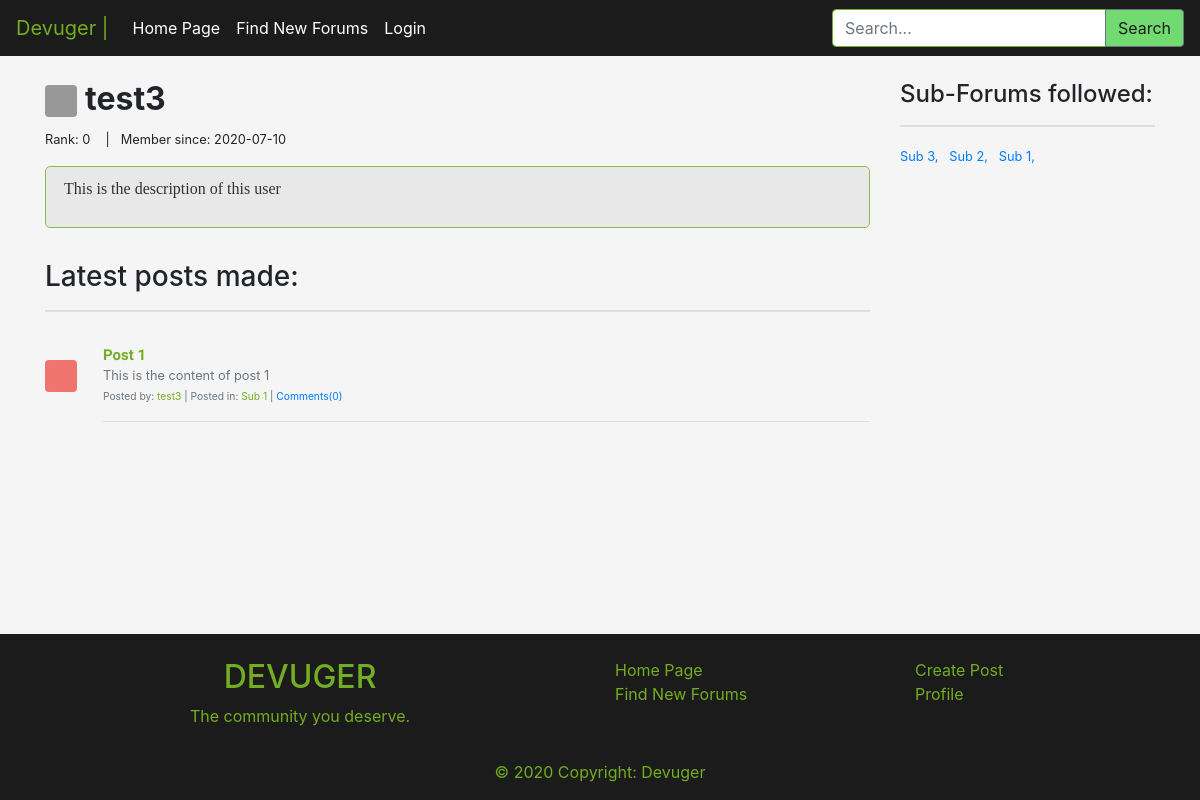
Page /user.php?username=test3 on the committed database.
### tables this page shows
CREATE TABLE users(
    id INT PRIMARY KEY AUTO_INCREMENT,
    username VARCHAR(60) UNIQUE,
    pass VARCHAR(255),
    email VARCHAR(255) UNIQUE,
    descp TEXT,
    color VARCHAR(20),
    creationDate DATE,
    uRank INT
);

CREATE TABLE posts(
    id INT PRIMARY KEY AUTO_INCREMENT,
    userId INT,
    subforumId INT,
    title VARCHAR(100),
    content LONGTEXT,
    uploadDate DATE,
    numComments INT,
    FOREIGN KEY (userId) REFERENCES users(id),
    FOREIGN KEY (subforumId) REFERENCES subforum(id)
);

CREATE TABLE subforum(
    id INT PRIMARY KEY AUTO_INCREMENT,
    sname VARCHAR(30) UNIQUE,
    descp TEXT,
    subscribers INT,
    color VARCHAR(20),
    numPosts INT,
    creationDate DATE,
    createdBy INT,
    rules TEXT,
    FOREIGN KEY (createdBy) REFERENCES users(id)
);

### user.php (the view, shortened to what this page needs)
<?php include('php/server.php'); ?>
<?php
$username = $_GET['username'];
$a = "SELECT * FROM users WHERE username = '$username'";
$r = mysqli_query($db, $a);
$rowd = mysqli_fetch_assoc($r);
$u_ID = $rowd['id'];
$u = $rowd['username'];
$descp = $rowd['descp'];
$color = $rowd['color'];
$creationDate = $rowd['creationDate'];
$userRank = $rowd['uRank'];
?>
<?php
if (isset($_GET['page_num']) && $_GET['page_num'] != "") {
	$page_num = $_GET['page_num'];
} else {
	$page_num = 1;
}
$total_posts_per_page = 5;
$offset = ($page_num - 1) * $total_posts_per_page;
?>
<?php include('php/updateProfileSettings.php'); ?>
<?php include('includes/header.php'); ?>
<main class="content-wrapper">
	<div class="container py-4">
		<div class="row">
			<div class="col-md-9">
				<h2><svg class="bd-placeholder-img mr-2 rounded" style="opacity: 0.7;filter: alpha(opacity=70);" width="32" height="32" xmlns="http://www.w3.org/2000/svg" preserveAspectRatio="xMidYMid slice" focusable="false" role="img" aria-label="">
						<title>Profile: <?php echo $username; ?></title>
						<rect width="100%" height="100%" fill="<?php echo $color; ?>" /><text x="50%" y="50%" fill="" dy=".3em"></text>
					</svg><b><?php echo $username; ?></b></h2>
				<small>Rank: <?php echo $userRank; ?></small>
				<small>&nbsp;&nbsp; | &nbsp;&nbsp;</small><small>Member since: <?php echo $creationDate; ?></small>
				<div class="descp py-3 mb-3">
					<div class="content-border">
						<p class="pl-2 content"><?php echo nl2br($descp); ?></p>
					</div>
				</div>
				<h3>Latest posts made:</h3>
				<hr class="border-bottom border-gray">
				<?php
				$query_get_user_posts = "SELECT * FROM posts WHERE userId = '$u_ID' ORDER BY id DESC LIMIT $offset, $total_posts_per_page";
				$get_user_posts = mysqli_query($db, $query_get_user_posts);
				if (mysqli_num_rows($get_user_posts) > 0) {
					while ($get_user_posts_row = mysqli_fetch_assoc($get_user_posts)) {
						$subforumId = $get_user_posts_row['subforumId'];
						$q2 = "SELECT * FROM subforum WHERE id = '$subforumId'";
						$rs = mysqli_query($db, $q2);
						$row2 = mysqli_fetch_assoc($rs);
						$sub_color = $row2['color'];
						$sub_name = $row2['sname'];
						echo
							'<article>
											<div class="media text-muted pt-3">
												<svg class="bd-placeholder-img mr-2 rounded mt-3" style="opacity: 0.7;filter: alpha(opacity=70);" width="32" height="32" xmlns="http://www.w3.org/2000/svg" preserveAspectRatio="xMidYMid slice" focusable="false" role="img" aria-label=""><title></title><rect width="100%" height="100%" fill="' . $sub_color . '"/><text x="50%" y="50%" fill="" dy=".3em"></text></svg>
												&nbsp;&nbsp;&nbsp;&nbsp;
												<div class="media-body">
													<a href="post.php?id=' . $get_user_posts_row['id'] . '&title=' . $get_user_posts_row['title'] . '"><p class="media-body pb-3 mb-0 small lh-125 border-bottom border-gray">
													<strong class="d-block text-gray-dark article-title">' . $get_user_posts_row['title'] . '</strong></a>' . strip_tags(mb_strimwidth($get_user_posts_row['content'], 0, 125, "..."), '<br/>') . '<br>
													<small>Posted by: <a class="article-b-links" href="user.php?username=' . $u . '">' . $u . '</a>&nbsp;|&nbsp;Posted in: <a class="article-b-links" href="sub.php?r=' . $sub_name . '">' . $sub_name . '</a>&nbsp;|&nbsp;<a href="post.php?id=' . $get_user_posts_row['id'] . '&title=' . $get_user_posts_row['title'] . '#comments-seccion">Comments(' . $get_user_posts_row['numComments'] . ')</a></small></p>
												</div>
											</div>
										</article>';
					}
				}
				?>
			</div>
			<div class="col-md-3">
				<h4>Sub-Forums followed:</h4>
				<hr class="border-bottom border-gray">
				<?php
				$query_get_followed_forums = "SELECT * FROM subforum WHERE id IN (SELECT subId FROM subscriptions WHERE userId = '$u_ID') ORDER BY id DESC";
				$get_user_followed_forums = mysqli_query($db, $query_get_followed_forums);
				if (mysqli_num_rows($get_user_followed_forums) > 0) {
					while ($get_user_followed_forums_rows = mysqli_fetch_assoc($get_user_followed_forums)) {
						echo '<small><a class="followed-subs" href="sub.php?r=' . $get_user_followed_forums_rows['sname'] . '">' . $get_user_followed_forums_rows['sname'] . ',&nbsp;&nbsp;&nbsp;</a></small>';
					}
				}
				?>
			</div>
		</div>
	</div>
</main>
<?php include('includes/footer.php'); ?>

### css/main.css (style rules this page uses)
html, body { background-color: whitesmoke; height: 100%; }
body { display: flex; flex-direction: column; }
.content-wrapper { flex: 1 0 auto; }
strong.article-title { font-family: 'Source Sans Pro', sans-serif; color: #73AD21; text-decoration-color: #73AD21; font-size: 15px; }
a.article-b-links, a.article-b-links:link, a.article-b-links:visited, a.article-b-links:hover { color: #73AD21; text-decoration-color: #73AD21; }
.content-border { border-radius: 5px; border: 1px solid #73AD21; padding: 10px; background-color: #e6e6e6; opacity: 0.8; color: black; word-wrap: auto; overflow-wrap: normal; overflow-y: auto; overflow-x: hidden; }
.content { color: black; font-family: 'PT Serif', serif; }

### rows in the picture
users: uRank "0", creationDate "2020-07-10", descp "This is the description of this user"
posts: title "Post 1", content "This is the content of post 1", userId.username "test3", subforumId.sname "Sub 1", numComments "0"
subforum: sname "Sub 3"
subforum: sname "Sub 2"
subforum: sname "Sub 1"

### other values in the picture
$username "test3"
